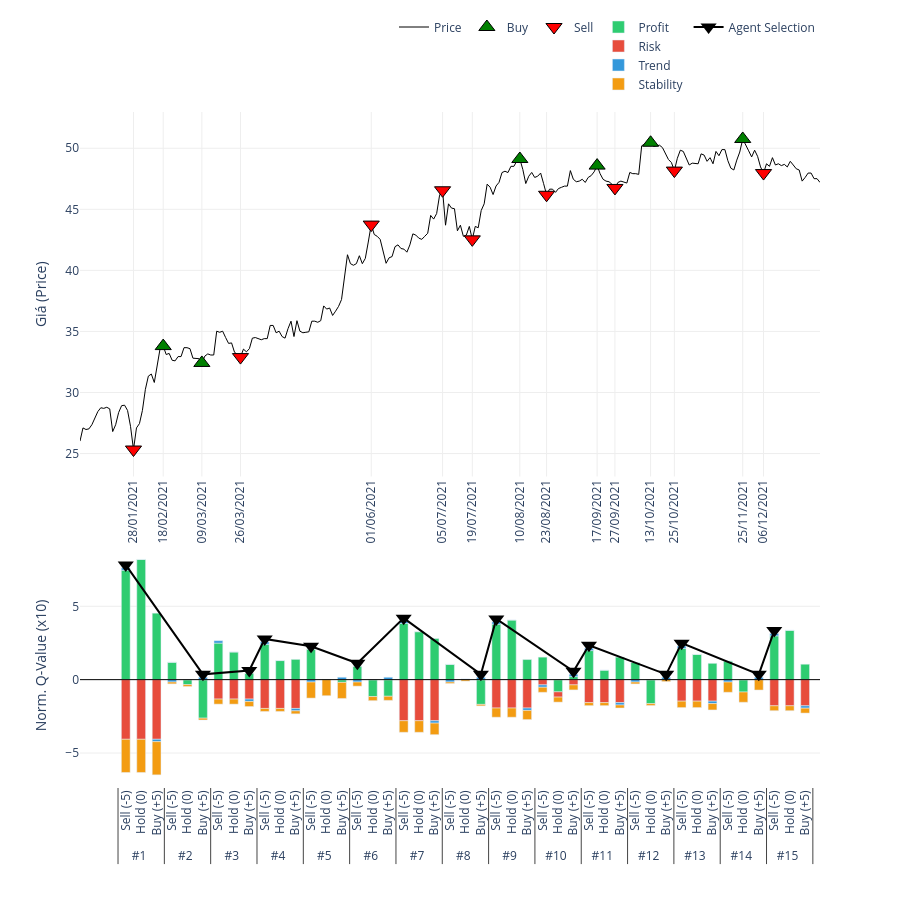

Write notebook code for a chart like this one.
### Code cell
# 2. Gọi hàm vẽ (Truyền đúng tên biến vào)
plot_agent_reasoning_minimalist(
    ticker='FPT',                    # Tên mã cổ phiếu hiển thị trên tiêu đề
    df_price=df_processed_test_FPT,  # Dữ liệu giá
    actions=actions_FPT,             # Hành động thực tế
    q_history=q_values_history_FPT,      # Lịch sử Q-value (Input quan trọng)
    critical_indices=index_list_FPT,     # Danh sách các điểm cần vẽ
    scale=10                       # Thang đo hiển thị (để cột cao khoảng 50 đơn vị cho đẹp)
)

### Figure 1 — Plotly figure (JSON) as saved in the notebook; plotly's stock layout.template omitted (floating-point values rounded to 4 significant figures; data arrays with more than 128 entries replaced by an {"elided": "..."} marker saying what was removed)
{"data": [{"hoverinfo": "x+y", "line": {"color": "black", "width": 1}, "mode": "lines", "name": "Price", "type": "scatter", "x": {"elided": "250 str values"}, "xaxis": "x", "y": {"elided": "250 float values"}, "yaxis": "y"}, {"marker": {"color": "green", "line": {"color": "black", "width": 1}, "size": 14, "symbol": "triangle-up"}, "mode": "markers", "name": "Buy", "type": "scatter", "x": ["18/02/2021", "09/03/2021", "10/08/2021", "17/09/2021", "13/10/2021", "25/11/2021"], "xaxis": "x", "y": [33.8, 32.42, 49.12, 48.58, 50.45, 50.76], "yaxis": "y"}, {"marker": {"color": "red", "line": {"color": "black", "width": 1}, "size": 14, "symbol": "triangle-down"}, "mode": "markers", "name": "Sell", "type": "scatter", "x": ["28/01/2021", "26/03/2021", "01/06/2021", "05/07/2021", "19/07/2021", "23/08/2021", "27/09/2021", "25/10/2021", "06/12/2021"], "xaxis": "x", "y": [25.33, 32.9, 43.75, 46.56, 42.54, 46.19, 46.75, 48.17, 47.97], "yaxis": "y"}, {"marker": {"color": "#f1c40f", "line": {"color": "black", "width": 1}, "size": 10, "symbol": "circle"}, "mode": "markers", "name": "Hold", "type": "scatter", "x": [], "xaxis": "x", "y": [], "yaxis": "y"}, {"legendgroup": "comp", "marker": {"color": "#2ecc71"}, "name": "Profit", "type": "bar", "x": [["#1", "#1", "#1", "#2", "#2", "#2", "#3", "#3", "#3", "#4", "#4", "#4", "#5", "#5", "#5", "#6", "#6", "#6", "#7", "#7", "#7", "#8", "#8", "#8", "#9", "#9", "#9", "#10", "#10", "#10", "#11", "#11", "#11", "#12", "#12", "#12", "#13", "#13", "#13", "#14", "#14", "#14", "#15", "#15", "#15"], ["Sell (-5)", "Hold (0)", "Buy (+5)", "Sell (-5)", "Hold (0)", "Buy (+5)", "Sell (-5)", "Hold (0)", "Buy (+5)", "Sell (-5)", "Hold (0)", "Buy (+5)", "Sell (-5)", "Hold (0)", "Buy (+5)", "Sell (-5)", "Hold (0)", "Buy (+5)", "Sell (-5)", "Hold (0)", "Buy (+5)", "Sell (-5)", "Hold (0)", "Buy (+5)", "Sell (-5)", "Hold (0)", "Buy (+5)", "Sell (-5)", "Hold (0)", "Buy (+5)", "Sell (-5)", "Hold (0)", "Buy (+5)", "Sell (-5)", "Hold (0)", "Buy (+5)", "Sell (-5)", "Hold (0)", "Buy (+5)", "Sell (-5)", "Hold (0)", "Buy (+5)", "Sell (-5)", "Hold (0)", "Buy (+5)"]], "xaxis": "x2", "y": [7.46, 8.195, 4.531, 1.184, -0.3421, -2.624, 2.491, 1.888, 0.42, 2.413, 1.302, 1.381, 2.079, 0.01302, -0.1863, 0.9171, -1.152, -1.132, 3.831, 3.271, 2.802, 1.041, 0.0339, -1.687, 3.78, 4.064, 1.37, 1.533, -0.8319, 0.2058, 1.982, 0.6471, 1.535, 1.171, -1.635, -0.003756, 2.127, 1.719, 1.113, 1.271, -0.8427, -0.009744, 2.984, 3.362, 1.052], "yaxis": "y2"}, {"legendgroup": "comp", "marker": {"color": "#e74c3c"}, "name": "Risk", "type": "bar", "x": [["#1", "#1", "#1", "#2", "#2", "#2", "#3", "#3", "#3", "#4", "#4", "#4", "#5", "#5", "#5", "#6", "#6", "#6", "#7", "#7", "#7", "#8", "#8", "#8", "#9", "#9", "#9", "#10", "#10", "#10", "#11", "#11", "#11", "#12", "#12", "#12", "#13", "#13", "#13", "#14", "#14", "#14", "#15", "#15", "#15"], ["Sell (-5)", "Hold (0)", "Buy (+5)", "Sell (-5)", "Hold (0)", "Buy (+5)", "Sell (-5)", "Hold (0)", "Buy (+5)", "Sell (-5)", "Hold (0)", "Buy (+5)", "Sell (-5)", "Hold (0)", "Buy (+5)", "Sell (-5)", "Hold (0)", "Buy (+5)", "Sell (-5)", "Hold (0)", "Buy (+5)", "Sell (-5)", "Hold (0)", "Buy (+5)", "Sell (-5)", "Hold (0)", "Buy (+5)", "Sell (-5)", "Hold (0)", "Buy (+5)", "Sell (-5)", "Hold (0)", "Buy (+5)", "Sell (-5)", "Hold (0)", "Buy (+5)", "Sell (-5)", "Hold (0)", "Buy (+5)", "Sell (-5)", "Hold (0)", "Buy (+5)", "Sell (-5)", "Hold (0)", "Buy (+5)"]], "xaxis": "x2", "y": [-4.065, -4.065, -4.065, 0, 0, 0, -1.324, -1.324, -1.324, -1.963, -1.963, -1.963, 0, 0, 0, 0, 0, 0, -2.8, -2.8, -2.8, 0, 0, 0, -1.934, -1.934, -1.934, -0.3565, -0.3565, -0.3565, -1.565, -1.565, -1.565, 0, 0, 0, -1.465, -1.465, -1.465, 0, 0, 0, -1.782, -1.782, -1.782], "yaxis": "y2"}, {"legendgroup": "comp", "marker": {"color": "#3498db"}, "name": "Trend", "type": "bar", "x": [["#1", "#1", "#1", "#2", "#2", "#2", "#3", "#3", "#3", "#4", "#4", "#4", "#5", "#5", "#5", "#6", "#6", "#6", "#7", "#7", "#7", "#8", "#8", "#8", "#9", "#9", "#9", "#10", "#10", "#10", "#11", "#11", "#11", "#12", "#12", "#12", "#13", "#13", "#13", "#14", "#14", "#14", "#15", "#15", "#15"], ["Sell (-5)", "Hold (0)", "Buy (+5)", "Sell (-5)", "Hold (0)", "Buy (+5)", "Sell (-5)", "Hold (0)", "Buy (+5)", "Sell (-5)", "Hold (0)", "Buy (+5)", "Sell (-5)", "Hold (0)", "Buy (+5)", "Sell (-5)", "Hold (0)", "Buy (+5)", "Sell (-5)", "Hold (0)", "Buy (+5)", "Sell (-5)", "Hold (0)", "Buy (+5)", "Sell (-5)", "Hold (0)", "Buy (+5)", "Sell (-5)", "Hold (0)", "Buy (+5)", "Sell (-5)", "Hold (0)", "Buy (+5)", "Sell (-5)", "Hold (0)", "Buy (+5)", "Sell (-5)", "Hold (0)", "Buy (+5)", "Sell (-5)", "Hold (0)", "Buy (+5)", "Sell (-5)", "Hold (0)", "Buy (+5)"]], "xaxis": "x2", "y": [0.1621, 0, -0.1621, -0.1621, 0, 0.1621, 0.1621, 0, -0.1621, 0.1621, 0, -0.1621, -0.1621, 0, 0.1621, -0.1621, 0, 0.1621, 0.1621, 0, -0.1621, -0.1621, 0, 0.1621, 0.1621, 0, -0.1621, -0.1621, 0, 0.1621, 0.1621, 0, -0.1621, -0.1621, 0, 0.1621, 0.1621, 0, -0.1621, -0.1621, 0, 0.1621, 0.1621, 0, -0.1621], "yaxis": "y2"}, {"legendgroup": "comp", "marker": {"color": "#f39c12"}, "name": "Stability", "type": "bar", "x": [["#1", "#1", "#1", "#2", "#2", "#2", "#3", "#3", "#3", "#4", "#4", "#4", "#5", "#5", "#5", "#6", "#6", "#6", "#7", "#7", "#7", "#8", "#8", "#8", "#9", "#9", "#9", "#10", "#10", "#10", "#11", "#11", "#11", "#12", "#12", "#12", "#13", "#13", "#13", "#14", "#14", "#14", "#15", "#15", "#15"], ["Sell (-5)", "Hold (0)", "Buy (+5)", "Sell (-5)", "Hold (0)", "Buy (+5)", "Sell (-5)", "Hold (0)", "Buy (+5)", "Sell (-5)", "Hold (0)", "Buy (+5)", "Sell (-5)", "Hold (0)", "Buy (+5)", "Sell (-5)", "Hold (0)", "Buy (+5)", "Sell (-5)", "Hold (0)", "Buy (+5)", "Sell (-5)", "Hold (0)", "Buy (+5)", "Sell (-5)", "Hold (0)", "Buy (+5)", "Sell (-5)", "Hold (0)", "Buy (+5)", "Sell (-5)", "Hold (0)", "Buy (+5)", "Sell (-5)", "Hold (0)", "Buy (+5)", "Sell (-5)", "Hold (0)", "Buy (+5)", "Sell (-5)", "Hold (0)", "Buy (+5)", "Sell (-5)", "Hold (0)", "Buy (+5)"]], "xaxis": "x2", "y": [-2.263, -2.263, -2.263, -0.1252, -0.1252, -0.1252, -0.3463, -0.3463, -0.3463, -0.2057, -0.2057, -0.2057, -1.096, -1.096, -1.096, -0.281, -0.281, -0.281, -0.7884, -0.7884, -0.7884, -0.09933, -0.09933, -0.09933, -0.6265, -0.6265, -0.6265, -0.344, -0.344, -0.344, -0.2068, -0.2068, -0.2068, -0.1291, -0.1291, -0.1291, -0.4383, -0.4383, -0.4383, -0.6983, -0.6983, -0.6983, -0.3345, -0.3345, -0.3345], "yaxis": "y2"}, {"marker": {"color": "black", "size": 14, "symbol": "triangle-down"}, "name": "Agent Selection", "showlegend": true, "type": "scatter", "x": [["#1", "#2", "#3", "#4", "#5", "#6", "#7", "#8", "#9", "#10", "#11", "#12", "#13", "#14", "#15"], ["Sell (-5)", "Buy (+5)", "Buy (+5)", "Sell (-5)", "Sell (-5)", "Sell (-5)", "Sell (-5)", "Buy (+5)", "Sell (-5)", "Buy (+5)", "Sell (-5)", "Buy (+5)", "Sell (-5)", "Buy (+5)", "Sell (-5)"]], "xaxis": "x2", "y": [7.822, 0.3621, 0.62, 2.775, 2.279, 1.117, 4.193, 0.3621, 4.142, 0.5679, 2.344, 0.3621, 2.489, 0.3621, 3.346], "yaxis": "y2"}], "layout": {"bargap": 0.4, "bargroupgap": 0.05, "barmode": "relative", "height": 900, "legend": {"orientation": "h", "x": 1, "xanchor": "right", "y": 1.02, "yanchor": "bottom"}, "plot_bgcolor": "white", "shapes": [{"line": {"color": "black", "dash": "solid", "width": 1}, "type": "line", "x0": 0, "x1": 1, "xref": "x2 domain", "y0": 0, "y1": 0, "yref": "y2"}], "showlegend": true, "xaxis": {"anchor": "y", "domain": [0, 1], "gridcolor": "#eee", "rangeslider": {"visible": false}, "showgrid": true, "tickangle": -90, "tickmode": "array", "ticktext": ["28/01/2021", "18/02/2021", "09/03/2021", "26/03/2021", "01/06/2021", "05/07/2021", "19/07/2021", "10/08/2021", "23/08/2021", "17/09/2021", "27/09/2021", "13/10/2021", "25/10/2021", "25/11/2021", "06/12/2021"], "tickvals": ["28/01/2021", "18/02/2021", "09/03/2021", "26/03/2021", "01/06/2021", "05/07/2021", "19/07/2021", "10/08/2021", "23/08/2021", "17/09/2021", "27/09/2021", "13/10/2021", "25/10/2021", "25/11/2021", "06/12/2021"]}, "xaxis2": {"anchor": "y2", "domain": [0, 1], "showticklabels": true, "tickangle": -90, "title": {"text": ""}, "type": "multicategory"}, "yaxis": {"anchor": "x", "domain": [0.46, 1], "gridcolor": "#eee", "showgrid": true, "title": {"text": "Giá (Price)"}}, "yaxis2": {"anchor": "x2", "domain": [0, 0.36], "gridcolor": "#eee", "showgrid": true, "title": {"text": "Norm. Q-Value (x10)"}}}}
